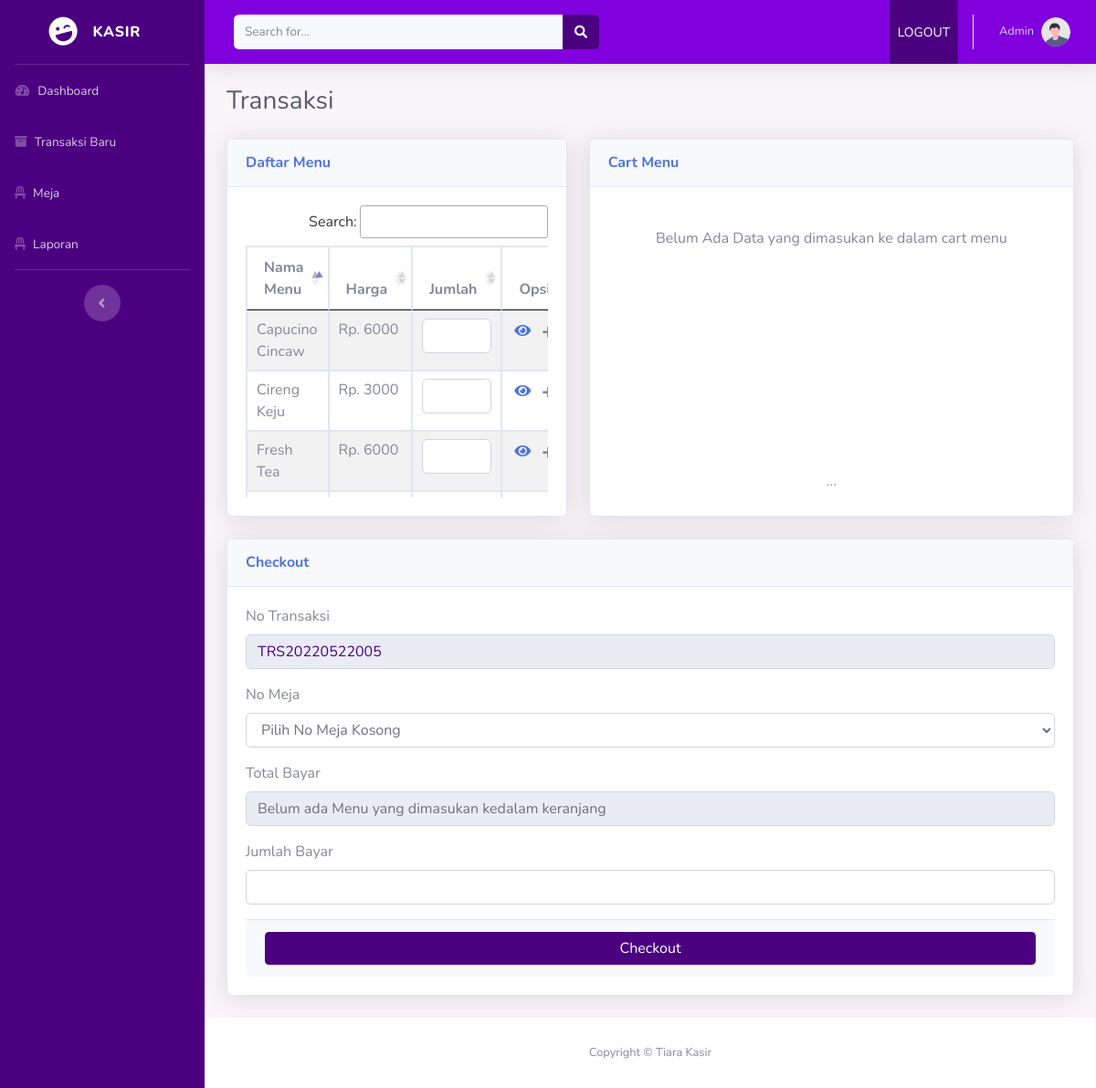
The app's page /kasir/index.php?page=transaksi (signed in) with its own data.
### tables this page shows
CREATE TABLE `t_menu` (
  `id_menu` int(11) NOT NULL,
  `nama_menu` varchar(50) NOT NULL,
  `deskripsi` text NOT NULL,
  `harga` varchar(50) NOT NULL,
  `kategori` varchar(50) NOT NULL
);

### kasir/transaksi.php (the view, shortened to what this page needs)
<div class="d-sm-flex align-items-center justify-content-between mb-4">
    <h1 class="h3 mb-0 text-gray-800"> Transaksi</h1>
</div>
<div class="row">
    <div class="col-xl-5 col-lg-7">
        <div class="card shadow mb-4">
            <div class="card-header py-3 d-flex flex-row align-items-center justify-content-between">
                <h6 class="m-0 font-weight-bold text-primary">Daftar Menu</h6>
            </div>
            <div class="card-body">
                <div class="chart-area table-responsive">
                    <table class="tablesaw table-striped table-hover table-bordered table" data-tablesaw-mode="columntoggle" id="data-tables-menu">
                        <thead>
                            <tr>
                                <th>Nama Menu</th>
                                <th>Harga</th>
                                <th>Jumlah</th>
                                <th>Opsi</th>
                            </tr>
                        </thead>
                        <tbody>
                            <?php
                               $query = "SELECT * FROM t_menu";
                               $sql_rm = mysqli_query($tiarakoneksi, $query) or die(mysqli_error($kon));
                               while ($data = mysqli_fetch_array($sql_rm)) {
                                   $id_menu = $data['id_menu'];
                               ?>
                                <tr>
                                    <form action="index.php?page=transaksi&cart=<?= $id_menu ?>" method="post" enctype="multipart/form-data">
                                        <td><?= $data['nama_menu']  ?></td>
                                        <td>Rp. <?= $data['harga'] ?></td>
                                        <td><input type="text" name="jumlah" class="form-control" required></td>
                                        <td align="center">
                                            <a class="fas fa-eye" data-toggle="modal" data-target="#id_menu<?= $data['id_menu'] ?>"></a>
                                            <button class="btn btn-sm" type="submit"><i class="fas fa-plus"></i></button>
                                        </td>
                                    </form>
                                </tr>
                            <?php } ?>
                        </tbody>
                    </table>
                </div>
            </div>
        </div>
    </div>
    <div class="col-xl-7 col-lg-5">
        <div class="card shadow mb-4">
            <div class="card-header py-3 d-flex flex-row align-items-center justify-content-between">
                <h6 class="m-0 font-weight-bold text-primary">Cart Menu</h6>
            </div>
            <div class="card-body">
                <?php if (empty($_SESSION['cart'])) { ?>
                    <div class="chart-pie pt-4 pb-2 justify-content-center text-center">
                        <hi>Belum Ada Data yang dimasukan ke dalam cart menu</hi>
                    </div>
                <?php } ?>
                <div class="mt-3 text-center small">
                    <h6>...</h6>
                </div>
            </div>
        </div>
    </div>
</div>
<?php
   $tiarasql = mysqli_query($tiarakoneksi, "select max(id_transaksi) as maxID from t_transaksi");
   $data = mysqli_fetch_array($tiarasql);
   $kodeBarang = $data['maxID'];
   $kode = (int) substr($kodeBarang, 11, 3);
   $kode++;
   $ket = "TRS" . date('Ymd');
   $autokode_id_transaksi = $ket . sprintf("%03s", $kode);
   ?>
<div class="row">
    <div class="col-xl-12 col-lg-5">
        <div class="card shadow mb-4">
            <div class="card-header py-3 d-flex flex-row align-items-center justify-content-between">
                <h6 class="m-0 font-weight-bold text-primary">Checkout</h6>
            </div>
            <div class="card-body">
                <form method="post" enctype="multipart/form-data">
                    <div class="form-group">
                        <label class="control-label">No Transaksi</label>
                        <input type="text" class="form-control" style="color: #4B0080;" name="no_transaksi" value="<?= $autokode_id_transaksi ?>" readonly required>
                    </div>
                    <div class="form-group">
                        <label class="control-label">No Meja</label>
                        <select class="form-control" name="id_meja" required>
                            <option value="">Pilih No Meja Kosong</option>
                        </select>
                    </div>
                    <div class="form-group">
                        <label class="control-label">Total Bayar</label>
                        <?php if (empty($_SESSION['grandtotal'])) { ?>
                            <input type="text" class="form-control" name="" value="Belum ada Menu yang dimasukan kedalam keranjang" readonly>
                        <?php } else { ?>
                            <input type="text" class="form-control" style="color: #4B0080;" name="total_bayar" value="<?= $_SESSION['grandtotal'] ?>" required readonly>
                        <?php } ?>
                    </div>
                    <div class="form-group">
                        <label class="control-label">Jumlah Bayar</label>
                        <input type="number" class="form-control" name="jumlah_bayar" required>
                    </div>
                    <div class="card-footer">
                        <button type="submit" class="btn form-control" style="background-color: #4B0080;color:white;" name="checkout">Checkout</button>
                    </div>
                </form>
            </div>
        </div>
    </div>
</div>

### records on screen
t_menu: nama_menu "Fresh Tea", harga "6000"
t_menu: nama_menu "Capucino Cincaw", harga "6000"
t_menu: nama_menu "Cireng Keju", harga "3000"

### other values on screen
$_SESSION['nama_user'] "Admin"
